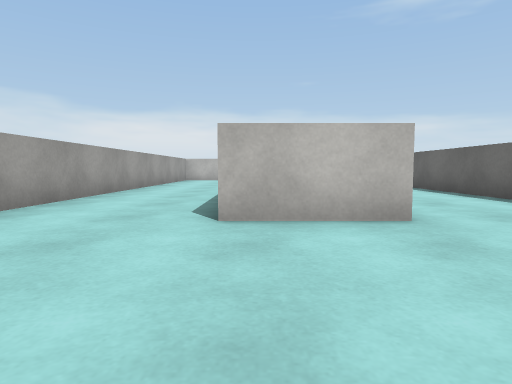
[1] (above)

17 first-person views from a walk through a scene from a Unity 3-D project. The camera is 0.27 m above the floor, tilts 4° down and sees 75° across. The floor is counted in squares, 0.5 m on a side. Each view is taken from the middle of a square. On the plan, view 1 faces up. The plan holds only what a view shows up to about 9 squares ahead; the rest is blank. The place goes on beyond the plan. The player character is not drawn. Surface patterns are stand-ins for the level's own textures.

[2]
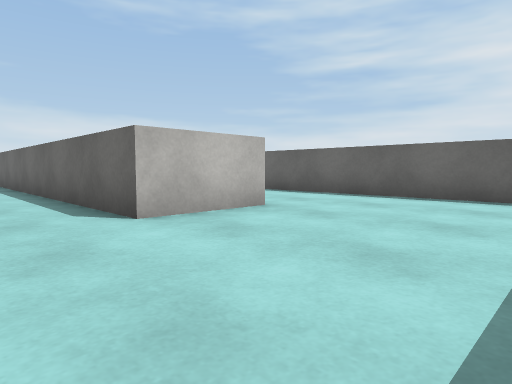

[3]
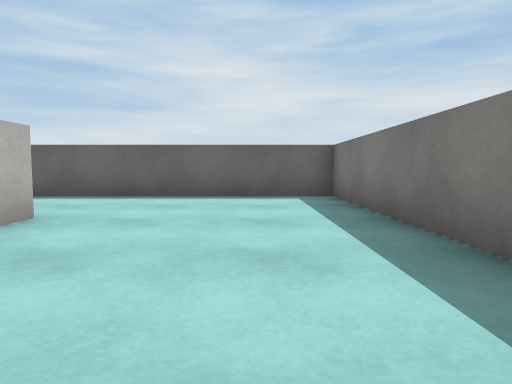

[4]
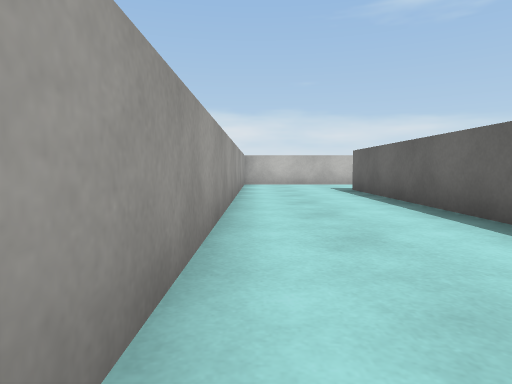

[5]
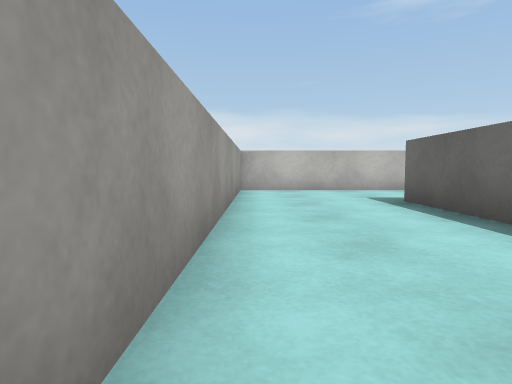

[6]
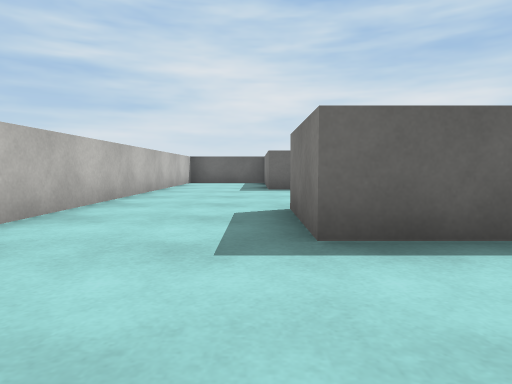

[7]
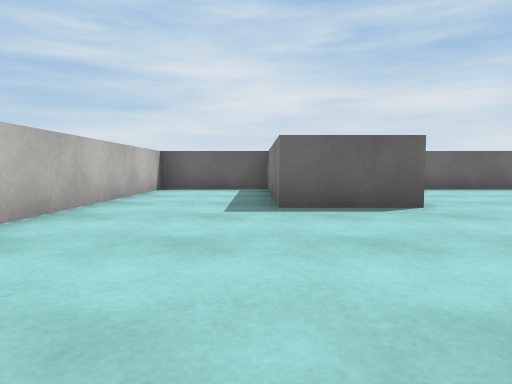

[8]
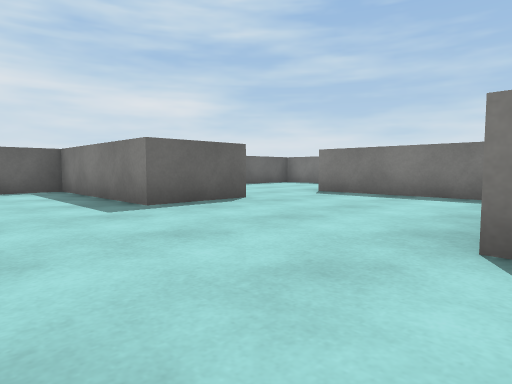

[9]
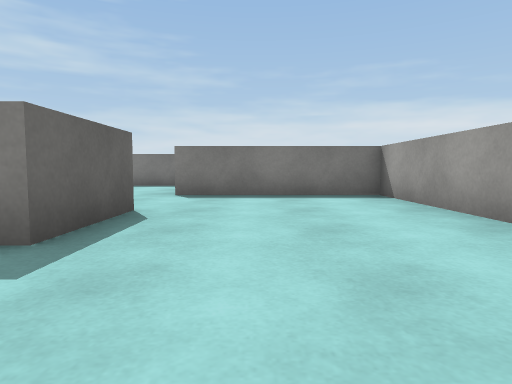

[10]
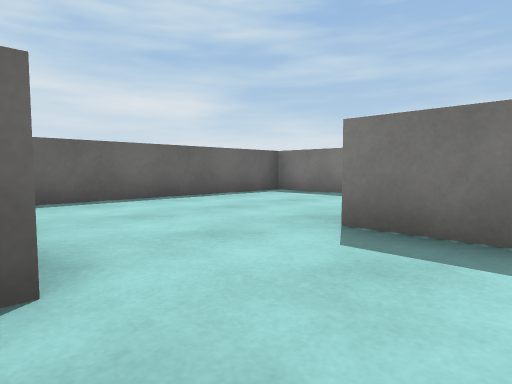

[11]
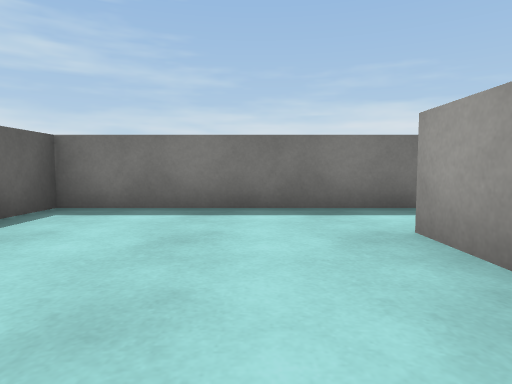

[12]
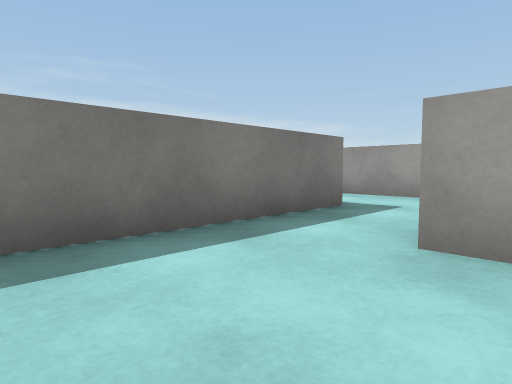

[13]
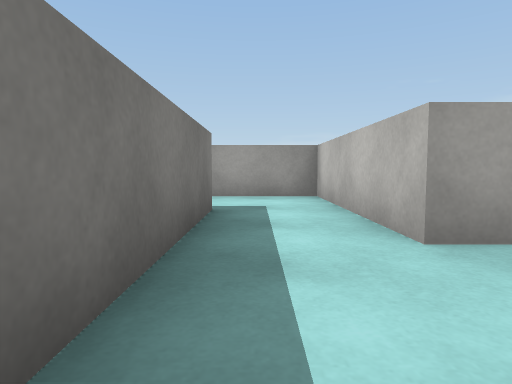

[14]
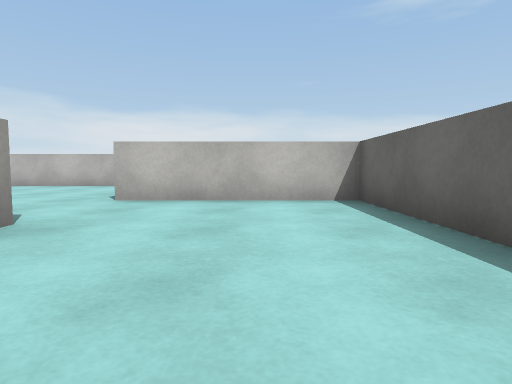

[15]
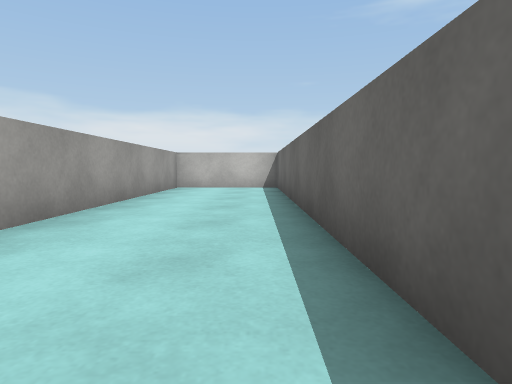

[16]
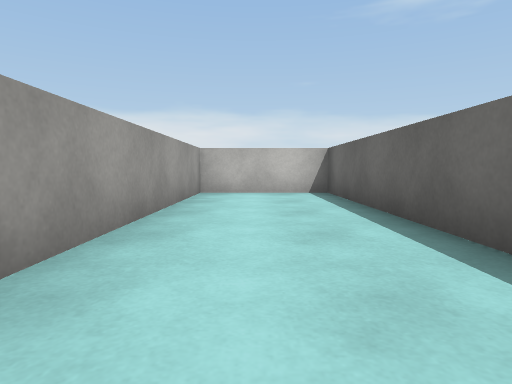

[17]
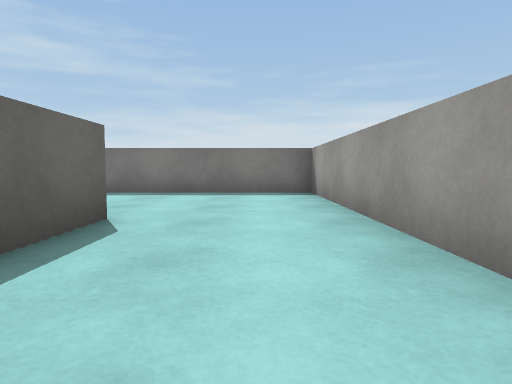

### Floor plan
Points are (right, up) in squares from view 1. A wall is a line through its corners. A room is listed if a view was taken in it or the views show most of it. See-through windows are left out.
Room 1 (views 1, 2, 3, 4, 5, 6, 7, 8, 9, 10, 15, 16, 17)
walls: (6.5, 11.8) (6.5, 8.2) (10.6, 8.2); (1.6, 3.4) (-0.4, 3.4) (-0.4, 15.5) (-3.2, 15.5) (-3.2, -0.5) (4.5, -0.5) (4.5, 12.7) (6.5, 12.7); (11.6, 10.7) (10.6, 10.7) (10.6, 12.7) (14.7, 12.7) (14.7, 15.5) (1.6, 15.5) (1.6, 4.4)
ways out: opening at (11, 9.5) to room 2
Room 2 (views 11, 12, 13, 14)
walls: (10.6, 8.2) (10.6, 6.2) (6.5, 6.2) (6.5, 3.1); (8.5, 4.4) (14.7, 4.4) (14.7, 10.7) (11.6, 10.7)
ways out: opening at (11, 9.5) to room 1; opening at (7.5, 3.5)

Positions as (right, up) in squares from view 1, and headings:
1: (0, 0), facing up
2: (-2, 0), facing up-right
3: (-2, 1), facing right
4: (2, 4), facing up
5: (2, 7), facing up
6: (2, 13), facing right
7: (6, 13), facing right
8: (6, 15), facing down-right
9: (9, 15), facing down
10: (9, 11), facing down-right
11: (12, 9), facing down
12: (13, 7), facing down-left
13: (13, 5), facing left
14: (13, 5), facing up
15: (-1, 6), facing up
16: (-2, 8), facing up
17: (-2, 7), facing down
